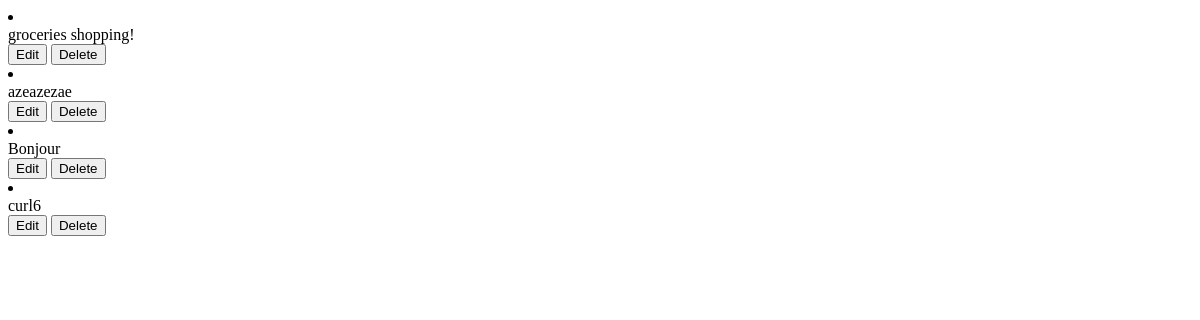
The page /todo/task_list (signed in) on the database as committed earlier.
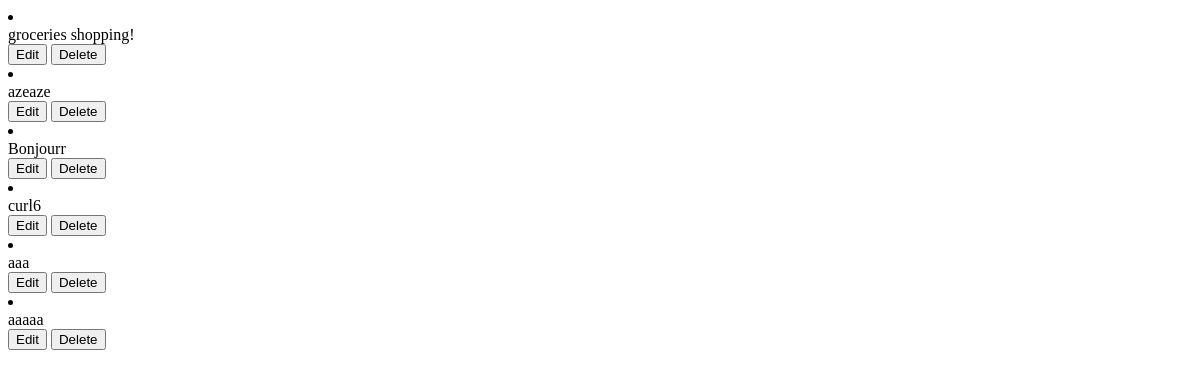
The same page on the database as committed later.
### todo/models.py (models this page shows, shortened)
class Task(models.Model):
    owner = models.ForeignKey(settings.AUTH_USER_MODEL, on_delete=models.CASCADE)
    title = models.CharField(max_length=100)

### todo/views.py (the view)
# urls.py: path("task_list", views.task_list, name="task_list"),
@login_required
def task_list(request):
    return render(request, 'todo/task_list.html', {
        'tasks': Task.objects.filter(owner=request.user.id),
    })

### todo/templates/todo/task_list.html
{% for task in tasks %}
<li class="py-3 shadow list-group-item " id="list_{{ task.id }}">
    <div class="d-flex align-items-center">
        <div class="me-auto p-2">
            <span class=" h4" id="text_{{ task.id }}"> {{ task.title }} </span>
        </div>
        <div class="p-2">
            <button class="btn btn-secondary" hx-get="{% url 'edit_task' task.id %}" hx-target="#dialog">Edit</button>
            <button class="btn btn-danger" hx-get="{% url 'delete_task' task.id %}" hx-target="#dialog">Delete</button>
        </div>
    </div>
</li>
{% endfor %}

Rows that differ between the two databases and show on the page:
changed Task: title "azeazezae" → "azeaze"
changed Task: title "Bonjour" → "Bonjourr"
added Task: title "aaa"
added Task: title "aaaaa"
